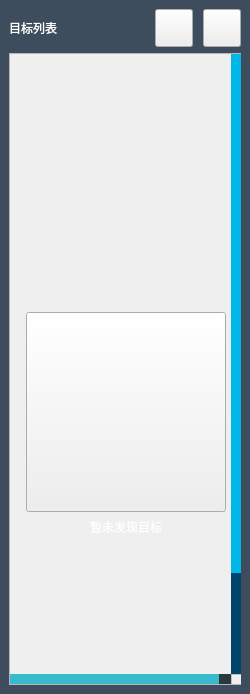
<?xml version="1.0" encoding="UTF-8"?>
<ui version="4.0">
 <class>TargetTableWidget</class>
 <widget class="QWidget" name="TargetTableWidget">
  <property name="geometry">
   <rect>
    <x>0</x>
    <y>0</y>
    <width>250</width>
    <height>694</height>
   </rect>
  </property>
  <property name="sizePolicy">
   <sizepolicy hsizetype="Expanding" vsizetype="Expanding">
    <horstretch>0</horstretch>
    <verstretch>0</verstretch>
   </sizepolicy>
  </property>
  <property name="minimumSize">
   <size>
    <width>0</width>
    <height>0</height>
   </size>
  </property>
  <property name="maximumSize">
   <size>
    <width>16777215</width>
    <height>16777215</height>
   </size>
  </property>
  <property name="windowTitle">
   <string>Form</string>
  </property>
  <property name="styleSheet">
   <string notr="true"/>
  </property>
  <layout class="QGridLayout" name="gridLayout_4">
   <property name="leftMargin">
    <number>0</number>
   </property>
   <property name="topMargin">
    <number>0</number>
   </property>
   <property name="rightMargin">
    <number>0</number>
   </property>
   <property name="bottomMargin">
    <number>0</number>
   </property>
   <property name="spacing">
    <number>0</number>
   </property>
   <item row="0" column="0">
    <widget class="QWidget" name="TableContent_widget" native="true">
     <property name="sizePolicy">
      <sizepolicy hsizetype="Expanding" vsizetype="Expanding">
       <horstretch>0</horstretch>
       <verstretch>0</verstretch>
      </sizepolicy>
     </property>
     <property name="minimumSize">
      <size>
       <width>250</width>
       <height>0</height>
      </size>
     </property>
     <property name="maximumSize">
      <size>
       <width>16777215</width>
       <height>16777215</height>
      </size>
     </property>
     <property name="styleSheet">
      <string notr="true">QWidget#TableContent_widget
{
	background-color: rgba(16, 36, 56, 0.8);
}

QLabel#Table_label
{
	font:22px &quot;阿里巴巴普惠体&quot;;
	color:white;
}


QPushButton#Add_pushButton
{
    	font:18px &quot;阿里巴巴普惠体&quot;;
	color:#b8c5d5;
	border-image: url(:/resource/目标列表-iconbtn-添加-normal.png);
}
QPushButton#Add_pushButton::hover
{
    	font:18px &quot;阿里巴巴普惠体&quot;;
	color:#b8c5d5;
	border-image: url(:/resource/目标列表-iconbtn-添加-hover.png);
}
QPushButton#Add_pushButton::pressed
{
    font:18px &quot;阿里巴巴普惠体&quot;;
	color:#ffffff;
	border-image: url(:/resource/目标列表-iconbtn-添加-pressed.png);
}

QPushButton#Del_pushButton
{
    	font:18px &quot;阿里巴巴普惠体&quot;;
	color:#b8c5d5;
	border-image: url(:/resource/目标列表-iconbtn-删除-normal.png);
}
QPushButton#Del_pushButton::hover
{
    	font:18px &quot;阿里巴巴普惠体&quot;;
	color:#b8c5d5;
	border-image: url(:/resource/目标列表-iconbtn-删除-normal.png);
}
QPushButton#Del_pushButton::pressed
{
    	font:18px &quot;阿里巴巴普惠体&quot;;
	color:#ffffff;
	border-image: url(:/resource/目标列表-iconbtn-删除-normal.png);
}

QPushButton#ShowAndHide_Btn
{
    	font:18px &quot;阿里巴巴普惠体&quot;;
	color:#b8c5d5;
	border-image: url(:/resource/target-iconBtn_hide-normal.png);
}
QPushButton#ShowAndHide_Btn::hover
{
    	font:18px &quot;阿里巴巴普惠体&quot;;
	color:#b8c5d5;
	border-image: url(:/resource/target-iconBtn_hide-hover.png);
}
QPushButton#ShowAndHide_Btn::pressed
{
    	font:18px &quot;阿里巴巴普惠体&quot;;
	color:#ffffff;
	border-image: url(:/resource/target-iconBtn_hide-pressed.png);
}

QScrollBar::vertical
{
	background-color: #2b3840;
	width: 8px;
	height: 10px;
}

QScrollBar::handle::vertical
{
    background-color: #39b9cc;
	height:5px;
}
QScrollBar::add-line::vertical,QScrollArea QScrollBar::sub-line::vertical
{
	background:transparent;
	height:0 px;
	width:0 px;
	border:none;
}

QScrollBar::horizontal
{
	background-color: #2b3840;
	width: 8px;
	height: 10px;
}

QScrollBar::handle::horizontal
{
    background-color: #39b9cc;
	height:8px;
}
QScrollBar::add-line::horizontal,QScrollArea QScrollBar::sub-line::horizontal
{
	background:transparent;
	height:0 px;
	width:0 px;
	border:none;
}

QScrollBar:vertical{border: 0px solid; background: #00456b;width:10px;margin: 0px 0 0px 0;}
QScrollBar::handle:vertical{background: #00b7e7;min-height: 25px;}
QScrollBar::add-line:vertical{height: 0px;}
QScrollBar::sub-line:vertical{height: 0px;}
QScrollBar::add-page:vertical, QScrollBar::sub-page:vertical {background: none;}
</string>
     </property>
     <layout class="QGridLayout" name="gridLayout_5">
      <item row="0" column="0">
       <widget class="QWidget" name="Title_widget" native="true">
        <layout class="QGridLayout" name="gridLayout_3">
         <property name="leftMargin">
          <number>0</number>
         </property>
         <property name="topMargin">
          <number>0</number>
         </property>
         <property name="rightMargin">
          <number>0</number>
         </property>
         <property name="bottomMargin">
          <number>0</number>
         </property>
         <property name="spacing">
          <number>0</number>
         </property>
         <item row="0" column="0">
          <layout class="QHBoxLayout" name="horizontalLayout_2">
           <item>
            <widget class="QLabel" name="Table_label">
             <property name="text">
              <string>目标列表</string>
             </property>
            </widget>
           </item>
           <item>
            <spacer name="horizontalSpacer_2">
             <property name="orientation">
              <enum>Qt::Horizontal</enum>
             </property>
             <property name="sizeHint" stdset="0">
              <size>
               <width>40</width>
               <height>20</height>
              </size>
             </property>
            </spacer>
           </item>
           <item>
            <layout class="QHBoxLayout" name="horizontalLayout">
             <item>
              <widget class="QPushButton" name="Add_pushButton">
               <property name="minimumSize">
                <size>
                 <width>38</width>
                 <height>38</height>
                </size>
               </property>
               <property name="maximumSize">
                <size>
                 <width>38</width>
                 <height>38</height>
                </size>
               </property>
               <property name="text">
                <string/>
               </property>
              </widget>
             </item>
             <item>
              <spacer name="horizontalSpacer">
               <property name="orientation">
                <enum>Qt::Horizontal</enum>
               </property>
               <property name="sizeType">
                <enum>QSizePolicy::Fixed</enum>
               </property>
               <property name="sizeHint" stdset="0">
                <size>
                 <width>10</width>
                 <height>20</height>
                </size>
               </property>
              </spacer>
             </item>
             <item>
              <widget class="QPushButton" name="Del_pushButton">
               <property name="minimumSize">
                <size>
                 <width>38</width>
                 <height>38</height>
                </size>
               </property>
               <property name="maximumSize">
                <size>
                 <width>38</width>
                 <height>38</height>
                </size>
               </property>
               <property name="text">
                <string/>
               </property>
              </widget>
             </item>
            </layout>
           </item>
          </layout>
         </item>
        </layout>
       </widget>
      </item>
      <item row="1" column="0">
       <widget class="QStackedWidget" name="stackedWidget">
        <property name="sizePolicy">
         <sizepolicy hsizetype="Expanding" vsizetype="Expanding">
          <horstretch>0</horstretch>
          <verstretch>0</verstretch>
         </sizepolicy>
        </property>
        <property name="minimumSize">
         <size>
          <width>0</width>
          <height>0</height>
         </size>
        </property>
        <property name="maximumSize">
         <size>
          <width>16777215</width>
          <height>16777215</height>
         </size>
        </property>
        <widget class="QWidget" name="Table_page">
         <property name="sizePolicy">
          <sizepolicy hsizetype="Expanding" vsizetype="Expanding">
           <horstretch>0</horstretch>
           <verstretch>0</verstretch>
          </sizepolicy>
         </property>
         <property name="minimumSize">
          <size>
           <width>233</width>
           <height>628</height>
          </size>
         </property>
         <property name="maximumSize">
          <size>
           <width>16777215</width>
           <height>16777215</height>
          </size>
         </property>
         <layout class="QGridLayout" name="gridLayout">
          <property name="sizeConstraint">
           <enum>QLayout::SetDefaultConstraint</enum>
          </property>
          <property name="leftMargin">
           <number>0</number>
          </property>
          <property name="topMargin">
           <number>0</number>
          </property>
          <property name="rightMargin">
           <number>0</number>
          </property>
          <property name="bottomMargin">
           <number>0</number>
          </property>
          <item row="0" column="0">
           <widget class="QScrollArea" name="scrollArea">
            <property name="sizePolicy">
             <sizepolicy hsizetype="Expanding" vsizetype="Expanding">
              <horstretch>0</horstretch>
              <verstretch>0</verstretch>
             </sizepolicy>
            </property>
            <property name="minimumSize">
             <size>
              <width>233</width>
              <height>0</height>
             </size>
            </property>
            <property name="maximumSize">
             <size>
              <width>16777215</width>
              <height>16777215</height>
             </size>
            </property>
            <property name="sizeAdjustPolicy">
             <enum>QAbstractScrollArea::AdjustIgnored</enum>
            </property>
            <property name="widgetResizable">
             <bool>true</bool>
            </property>
            <widget class="QWidget" name="scrollAreaWidgetContents">
             <property name="geometry">
              <rect>
               <x>0</x>
               <y>0</y>
               <width>233</width>
               <height>740</height>
              </rect>
             </property>
             <property name="sizePolicy">
              <sizepolicy hsizetype="Expanding" vsizetype="Expanding">
               <horstretch>0</horstretch>
               <verstretch>0</verstretch>
              </sizepolicy>
             </property>
             <property name="minimumSize">
              <size>
               <width>233</width>
               <height>740</height>
              </size>
             </property>
             <property name="maximumSize">
              <size>
               <width>16777215</width>
               <height>16777215</height>
              </size>
             </property>
             <layout class="QGridLayout" name="gridLayout_2">
              <item row="0" column="0">
               <spacer name="verticalSpacer">
                <property name="orientation">
                 <enum>Qt::Vertical</enum>
                </property>
                <property name="sizeHint" stdset="0">
                 <size>
                  <width>20</width>
                  <height>40</height>
                 </size>
                </property>
               </spacer>
              </item>
              <item row="2" column="0">
               <widget class="QLabel" name="WFX_label">
                <property name="minimumSize">
                 <size>
                  <width>140</width>
                  <height>0</height>
                 </size>
                </property>
                <property name="maximumSize">
                 <size>
                  <width>16777215</width>
                  <height>16777215</height>
                 </size>
                </property>
                <property name="styleSheet">
                 <string notr="true">color:white;
font:16pt &quot;阿里巴巴普惠体&quot;;
border-image:transparent;</string>
                </property>
                <property name="text">
                 <string>暂未发现目标</string>
                </property>
                <property name="alignment">
                 <set>Qt::AlignCenter</set>
                </property>
               </widget>
              </item>
              <item row="1" column="0">
               <widget class="QPushButton" name="WFX_Btn">
                <property name="minimumSize">
                 <size>
                  <width>200</width>
                  <height>200</height>
                 </size>
                </property>
                <property name="maximumSize">
                 <size>
                  <width>200</width>
                  <height>200</height>
                 </size>
                </property>
                <property name="styleSheet">
                 <string notr="true">border-image: url(:/resource/暂无数据.png);</string>
                </property>
                <property name="text">
                 <string/>
                </property>
               </widget>
              </item>
              <item row="3" column="0">
               <spacer name="verticalSpacer_2">
                <property name="orientation">
                 <enum>Qt::Vertical</enum>
                </property>
                <property name="sizeHint" stdset="0">
                 <size>
                  <width>20</width>
                  <height>40</height>
                 </size>
                </property>
               </spacer>
              </item>
             </layout>
            </widget>
           </widget>
          </item>
         </layout>
        </widget>
       </widget>
      </item>
     </layout>
    </widget>
   </item>
  </layout>
 </widget>
 <resources/>
 <connections/>
</ui>
